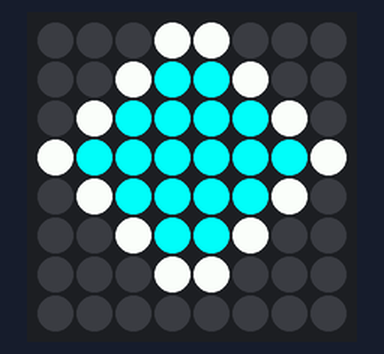
The program below on a simulated Raspberry Pi (BCM pin numbers) with a Sense HAT. Parts: the Sense HAT's 8×8 RGB LED matrix. What the program prints to the terminal is not drawn. At 5.0 s the program stops and its outputs stay as they are.

Above: at 0.1 s.

The program:

sensehat_icon.py
```python
from sense_emu import SenseHat
import time

sense = SenseHat()

# Dinh nghia mau sac (RGB)
w = [255, 255, 255] # Trang
b = [0, 0, 0]       # Den (Tat)
c = [0, 255, 255]   # Xanh cyan (Kim cuong)

# Thiet ke hinh vien Kim Cuong 8x8
diamond = [
    b, b, b, w, w, b, b, b,
    b, b, w, c, c, w, b, b,
    b, w, c, c, c, c, w, b,
    w, c, c, c, c, c, c, w,
    b, w, c, c, c, c, w, b,
    b, b, w, c, c, w, b, b,
    b, b, b, w, w, b, b, b,
    b, b, b, b, b, b, b, b
]

sense.set_pixels(diamond)
print('Hinh Kim Cuong dang hien thi...')
time.sleep(5)
sense.clear()
```
